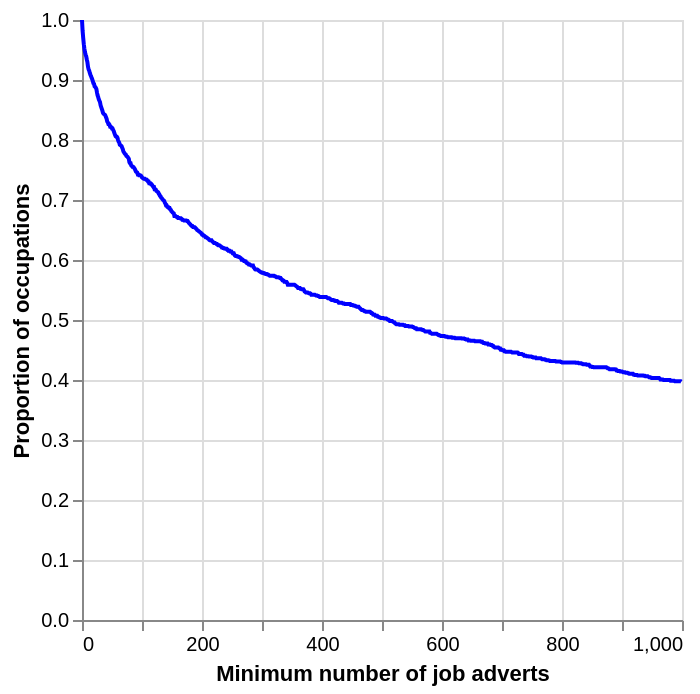

The notebook cell this image was saved under:
### Code cell
alt.Chart(
    pd.DataFrame(num_thresh)
         ).mark_line(color='blue').encode(
    alt.X("Minimum number of job adverts"),
    y=alt.Y('Proportion of occupations'),
)

### Figure 1 — Vega-Lite specification as saved in the notebook (floating-point values rounded to 4 significant figures; data arrays with more than 128 entries replaced by an {"elided": "..."} marker saying what was removed)
{"config": {"view": {"continuousWidth": 300, "continuousHeight": 300}}, "data": {"name": "data-f8e11ec54e6d340030931242162ca11f"}, "mark": {"type": "line", "color": "blue"}, "encoding": {"x": {"field": "Minimum number of job adverts", "type": "quantitative"}, "y": {"field": "Proportion of occupations", "type": "quantitative"}}, "$schema": "https://vega.github.io/schema/vega-lite/v5.15.1.json", "datasets": {"data-f8e11ec54e6d340030931242162ca11f": {"elided": "1000 records"}}}
